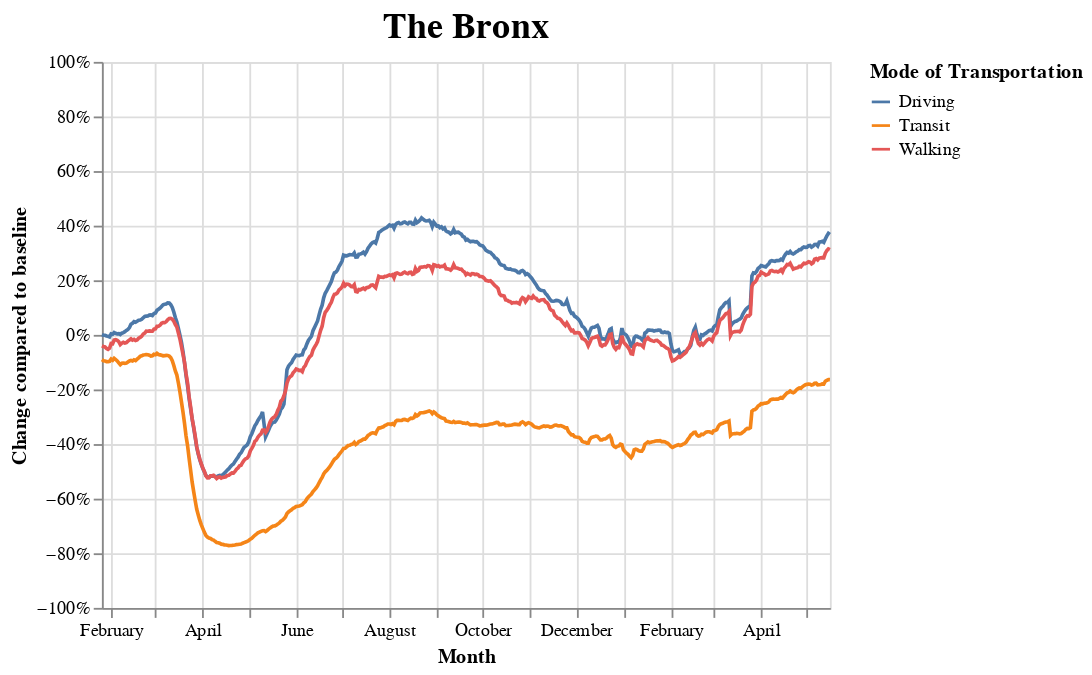

Notebook code cell kept with this figure:
### Code cell
import altair as alt

source = bx

chart = alt.Chart(source).mark_line().encode(
    x=alt.X('Date', title="Month"),
    y=alt.Y('Change compared to baseline', axis=alt.Axis(format='%'), scale=alt.Scale(domain=(-1, 1))),
    color='Mode of Transportation'
).properties(
    title='The Bronx'
)

chart.configure_title(
    fontSize=20,
    font='Helvetica',
    anchor='middle',
    color='black'
)

### Figure 1 — Vega-Lite specification as saved in the notebook (floating-point values rounded to 4 significant figures; data arrays with more than 128 entries replaced by an {"elided": "..."} marker saying what was removed)
{"config": {"view": {"continuousWidth": 400, "continuousHeight": 300}, "title": {"anchor": "middle", "color": "black", "font": "Helvetica", "fontSize": 20}}, "data": {"name": "data-b22d121ffcf2592708c66ccaf8a44db2"}, "mark": "line", "encoding": {"color": {"type": "nominal", "field": "Mode of Transportation"}, "x": {"type": "temporal", "field": "Date", "title": "Month"}, "y": {"type": "quantitative", "axis": {"format": "%"}, "field": "Change compared to baseline", "scale": {"domain": [-1, 1]}}}, "title": "The Bronx", "$schema": "https://vega.github.io/schema/vega-lite/v4.8.1.json", "datasets": {"data-b22d121ffcf2592708c66ccaf8a44db2": {"elided": "1431 records"}}}
